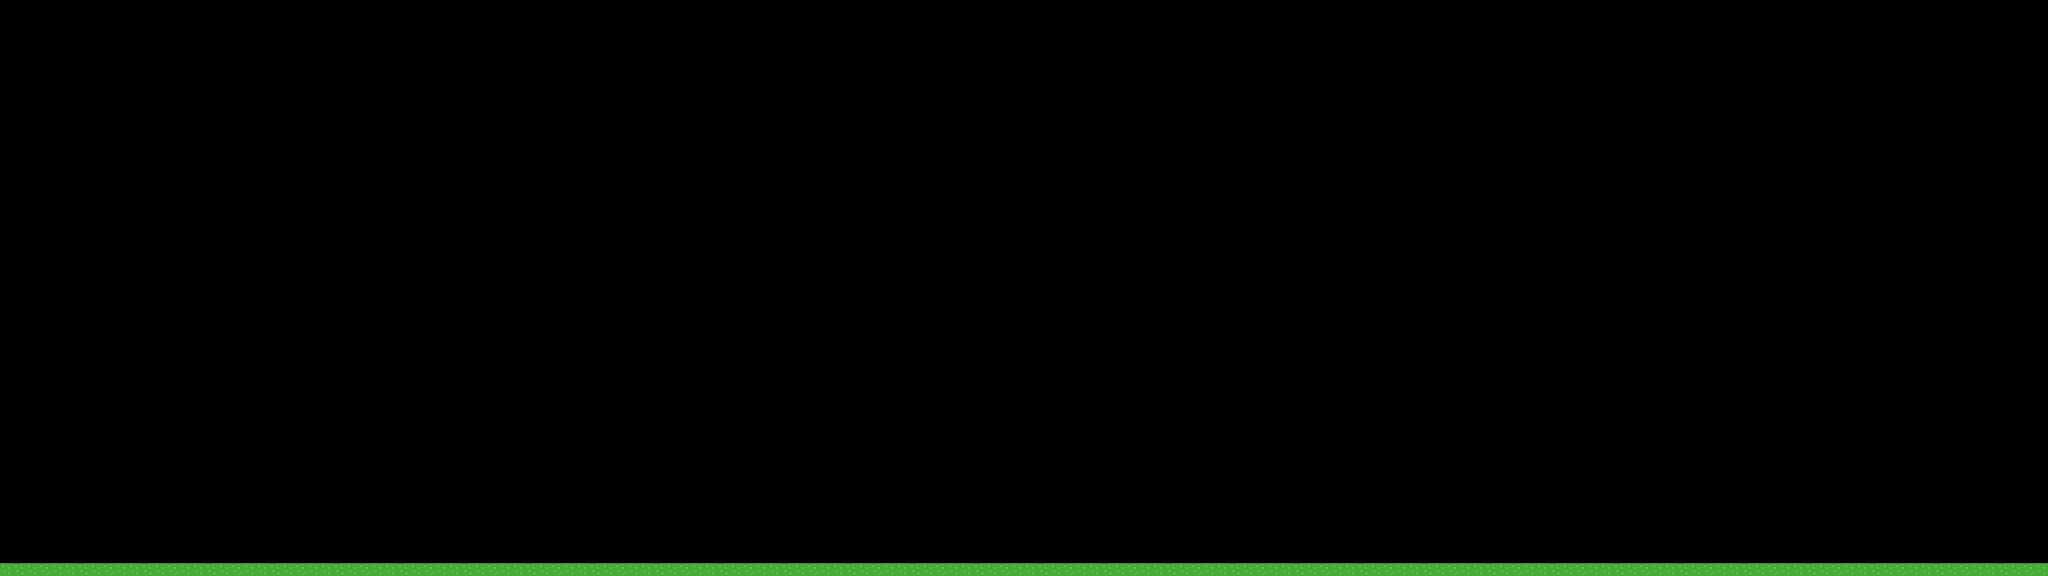

Tiled map render using the project's own tile images. Description and the map definition, with tile-layer contents summarised, below:
An orthogonal 160x45 tile map with 16x16 px tiles, 1 tile layer (Tilelaag 1).

<map version="1.0" orientation="orthogonal" width="160" height="45" tilewidth="16" tileheight="16">
 <tileset firstgid="1" name="spritesheet" tilewidth="16" tileheight="16">
  <image source="../sheets/spritesheet.png" trans="ff00ff" width="256" height="256" />
 </tileset>
 <layer name="Tilelaag 1" width="160" height="45">
  <data>[7200 cells, 160 non-empty, 1 distinct tile ids]</data>
 </layer>
</map>
